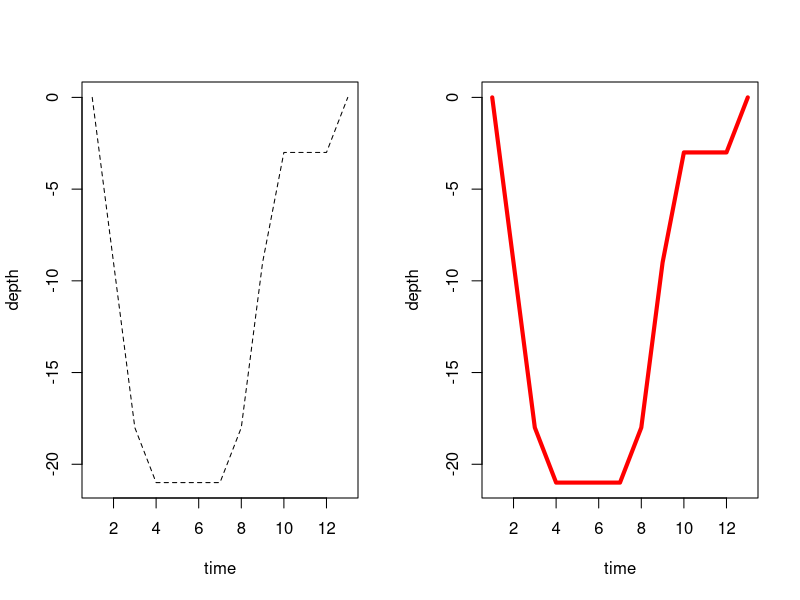

The R source for this figure: (Note: this script raises an error after producing the figure.)
## ---- chunk 1
f <- function(x, y = 0) {
  z <- x + y
  z
}
## ---- chunk 2
formals(f)
body(f)
environment(f)
## ---- chunk 3
is.null(pairlist())
is.null(list())
## ---- chunk 4

mean(x = 1:5, trim = 0.1)
mean(1:5, trim = 0.1)
mean(x = 1:5, 0.1)
mean(1:5, 0.1)
mean(trim = 0.1, x = 1:5)
## ---- chunk 5
mean(1:5, tr = 0.1)
mean(tr = 0.1, x = 1:5)
## ---- chunk 6
mean(c(1, 2, NA))
## ---- chunk 7
mean(c(1, 2, NA), na.rm = TRUE)
## ---- chunk 8
formals(f)
## ---- chunk 9
args(f)
## ---- chunk 10
is.list(formals(mean))
## ---- chunk 11
h <- function (x, ...) {0}
formals(h)
## ---- chunk 12
count_rows <- function(...) {
  list <- list(...)
  lapply(list, nrow)
}

count_rows(airquality, cars)
## ---- chunk 13
time <-  1:13
depth <-  c(0,9,18,21,21,21,21,18,9,3,3,3,0)

plot_depth <-  function ( time , depth , type = "l", ...){
  plot(time, -depth, type = type, 
       ylab = deparse(substitute(depth)), ...)
}
par(mfrow = c(1, 2))
plot_depth(time, depth, lty = 2)
plot_depth(time, depth, lwd = 4, col = "red")
## ---- chunk 14
right <- function(x){x+y}
## ---- chunk 15
right(x = 2)
## ---- chunk 16
    f <- function(x){x+1}
    environment(f)
## ---- chunk 17
    environment(mean)
## ---- chunk 18
    f <- function(x){x+1}
    x
## ---- chunk 19
myFunction =  function(a, b, c) {...}
## ---- chunk 20
vat = function(amount, rate = 0.21) {
  taxable = amount / (1 + rate)
  tax = amount - taxable
  return(list(tax = tax, taxable = taxable))
}
vat(121)
vat(104, rate = 0.04)
